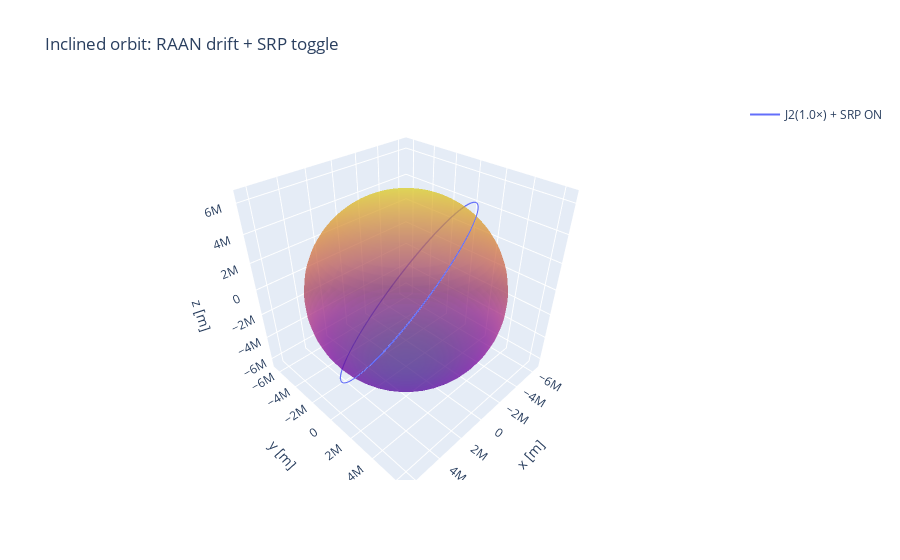

Write notebook code for a chart like this one.
### Markdown cell above
## 9. Interactive single-orbit demo (J2 & SRP)
- Use an **inclined** circular orbit to visualize **RAAN drift** under J2.
- Toggle **sail ON/OFF** with exaggerated SRP to see a clear effect.

### Code cell
def single_demo():
    """
    Interactive VS Code-friendly demo. Uses ipywidgets if available, otherwise just runs once.
    """
    def _run(inc_deg=55.0, raan_deg=30.0, altitude_km=600.0,
             duration_hr=3.0, dt=10.0, integrator="RK4",
             j2_multiplier=1.0, sail_on=True, A_over_m=10.0, Cr=2.0):
        radius = R_EARTH + altitude_km*1e3
        y0 = inclined_circular_state(MU_EARTH, radius, inc_deg=inc_deg, raan_deg=raan_deg)
        step = rk4_step if integrator.upper()=="RK4" else euler_step
        tspan = (0.0, duration_hr*3600.0)

        # J2 params
        J2 = J2_EARTH * j2_multiplier

        # Dynamics & params
        if sail_on:
            sun_dir = np.array([1.0, 0.2, 0.1]); sun_dir = sun_dir/np.linalg.norm(sun_dir)
            params = {"mu": MU_EARTH, "R": R_EARTH, "J2": J2,
                      "sun_vec": AU*sun_dir, "Cr": Cr, "A_over_m": A_over_m}
            f = j2_srp_dynamics
            label = f"J2({j2_multiplier:.1f}×) + SRP ON"
        else:
            params = {"mu": MU_EARTH, "R": R_EARTH, "J2": J2}
            f = j2_dynamics
            label = f"J2({j2_multiplier:.1f}×), SRP OFF"

        T, Y = propagate(f, y0, tspan, dt, params, step)
        plot_3d_trajectory_list([Y], [label], title="Inclined orbit: RAAN drift + SRP toggle")

    has_widgets = globals().get('_HAS_WIDGETS', False)

    if has_widgets:
        import ipywidgets as widgets
        from ipywidgets import interact, FloatSlider, Checkbox, Dropdown, IntSlider

        interact(_run,
                 inc_deg=FloatSlider(value=55.0, min=0.0, max=90.0, step=1.0, description="inc [deg]"),
                 raan_deg=FloatSlider(value=30.0, min=0.0, max=360.0, step=5.0, description="RAAN [deg]"),
                 altitude_km=FloatSlider(value=600.0, min=200.0, max=2000.0, step=50.0, description="alt [km]"),
                 duration_hr=FloatSlider(value=3.0, min=0.5, max=12.0, step=0.5, description="T [hr]"),
                 dt=FloatSlider(value=10.0, min=1.0, max=60.0, step=1.0, description="dt [s]"),
                 integrator=Dropdown(options=["RK4","Euler"], value="RK4", description="Integrator"),
                 j2_multiplier=FloatSlider(value=1.0, min=0.0, max=5.0, step=0.5, description="J2 ×"),
                 sail_on=Checkbox(value=True, description="Sail ON"),
                 A_over_m=FloatSlider(value=10.0, min=0.0, max=30.0, step=1.0, description="A/m"),
                 Cr=FloatSlider(value=2.0, min=0.5, max=3.0, step=0.1, description="Cr"))
    else:
        # Non-widget fallback: run once with defaults (no recursion)
        _run()

# Auto-run a default view (safe even if widgets missing)
single_demo()

### Figure 1 — Plotly figure (JSON) as saved in the notebook; plotly's stock layout.template omitted (floating-point values rounded to 4 significant figures; data arrays with more than 128 entries replaced by an {"elided": "..."} marker saying what was removed)
{"data": [{"mode": "lines", "name": "J2(1.0×) + SRP ON", "type": "scatter3d", "x": {"elided": "1081 float values"}, "y": {"elided": "1081 float values"}, "z": {"elided": "1081 float values"}}, {"name": "Earth", "opacity": 0.5, "showscale": false, "type": "surface", "x": {"elided": "45x45 float values"}, "y": {"elided": "45x45 float values"}, "z": {"elided": "45x45 float values"}}], "layout": {"scene": {"aspectmode": "data", "xaxis": {"title": {"text": "x [m]"}}, "yaxis": {"title": {"text": "y [m]"}}, "zaxis": {"title": {"text": "z [m]"}}}, "showlegend": true, "title": {"text": "Inclined orbit: RAAN drift + SRP toggle"}}}
